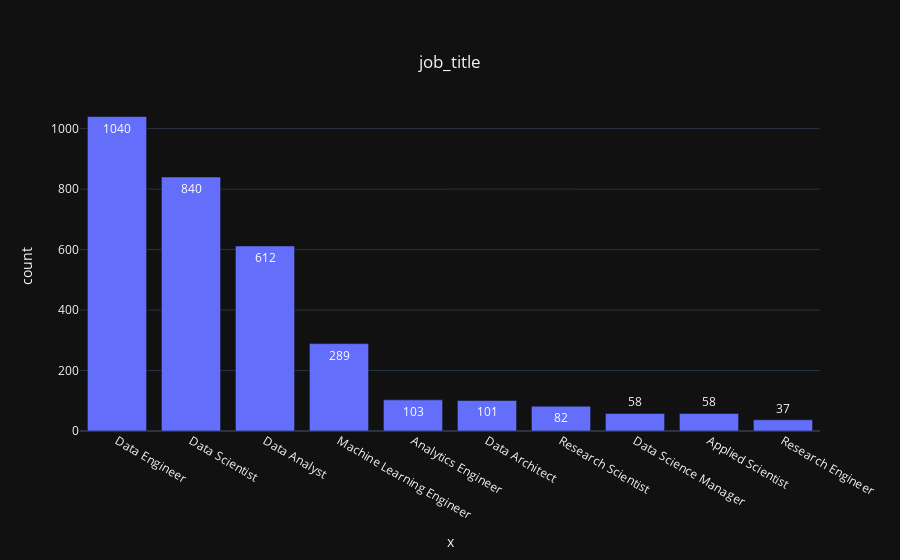

This figure's notebook cell:
### Code cell
import pandas as pd
import plotly.express as px
import plotly.figure_factory as ff
from plotly.offline import init_notebook_mode, iplot
init_notebook_mode(connected = True)

df=pd.read_csv('ds_salaries.csv')

def display_topn_cat_val(df, feature, n=5):
    topn=df[feature].value_counts()[:n]
    fig=px.bar(y=topn.values, x=topn.index,
              text=topn.values, title= 'Top {} Values'.format(n))
    fig.update_layout(title={'text': feature,
                            'y':0.9,
                            'x':0.5,
                            'xanchor':'center',
                            'yanchor': 'top'},
                     barmode='overlay',
                     yaxis=dict(title='count'),
                     template='plotly_dark')
    fig.show()
    
display_topn_cat_val(df, 'job_title', n=10)

### Figure 1 — Plotly figure (JSON) as saved in the notebook; plotly's stock layout.template omitted (floating-point values rounded to 4 significant figures)
{"data": [{"alignmentgroup": "True", "hovertemplate": "x=%{x}<br>y=%{y}<br>text=%{text}<extra></extra>", "legendgroup": "", "marker": {"color": "#636efa", "pattern": {"shape": ""}}, "name": "", "offsetgroup": "", "orientation": "v", "showlegend": false, "text": [1040, 840, 612, 289, 103, 101, 82, 58, 58, 37], "textposition": "auto", "type": "bar", "x": ["Data Engineer", "Data Scientist", "Data Analyst", "Machine Learning Engineer", "Analytics Engineer", "Data Architect", "Research Scientist", "Data Science Manager", "Applied Scientist", "Research Engineer"], "xaxis": "x", "y": [1040, 840, 612, 289, 103, 101, 82, 58, 58, 37], "yaxis": "y"}], "layout": {"autosize": true, "barmode": "overlay", "legend": {"tracegroupgap": 0}, "title": {"text": "job_title", "x": 0.5, "xanchor": "center", "y": 0.9, "yanchor": "top"}, "xaxis": {"anchor": "y", "autorange": true, "domain": [0, 1], "range": [-0.5, 9.5], "title": {"text": "x"}, "type": "category"}, "yaxis": {"anchor": "x", "autorange": true, "domain": [0, 1], "range": [0, 1095.0], "title": {"text": "count"}, "type": "linear"}}}
